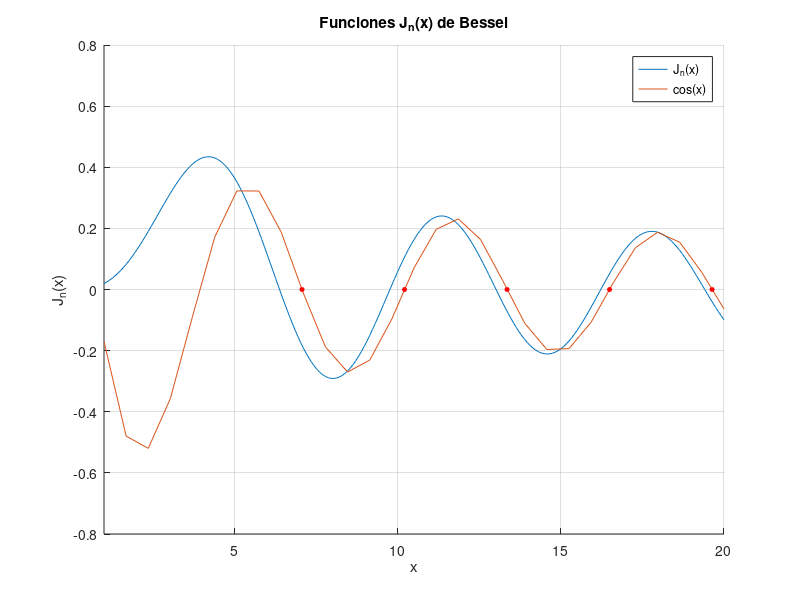

Here is the MATLAB script that generated this plot:

n=3;
f=@(x) sqrt(2./(pi*x)).*cos(x-n*pi/2-pi/4);
k=0:4;
hold on
fplot(@(x) besselj(n,x),[1,20])
fplot(f,[1,20])
r=(2*k+1)*pi/2+n*pi/2+pi/4; %ceros coseno
plot(r,0,'o','markersize',3,'markeredgecolor','r','markerfacecolor','r')
hold off
legend('J_n(x)','cos(x)')
xlabel('x')
ylabel('J_n(x)')
title('Funciones J_n(x) de Bessel')
grid on
hold off


